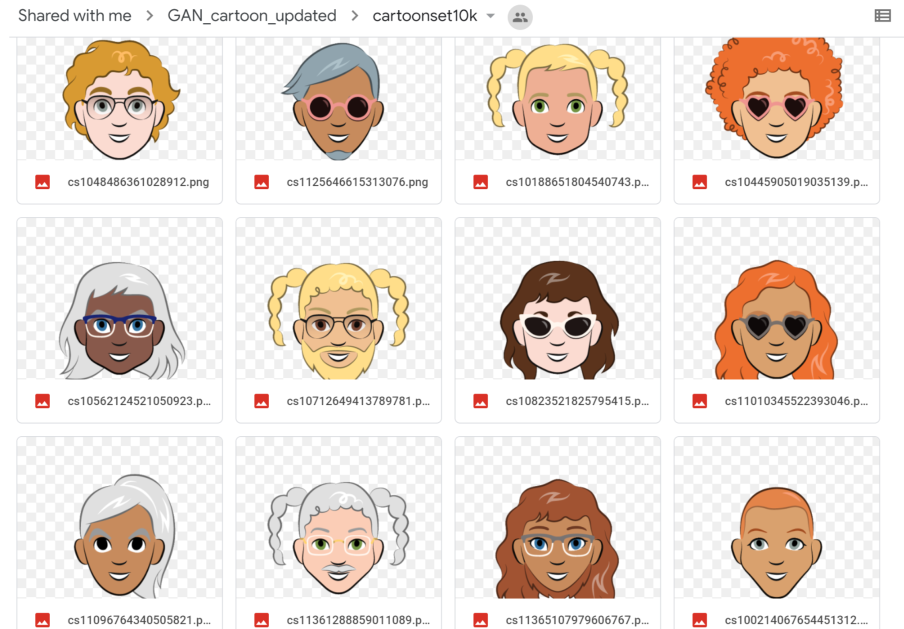
#> input picture image.png, 1808 x 1258 px (shown at 1/2 size)
$ jupyter execute 'Numpy Basics.ipynb'
#> lines starting #> are read from the running program, lines starting #| are printed output that depends on the picture
[cell 1]
import numpy as np

[cell 2]
l = np.array([1,2,3])
print(l+1)

[cell 3]
print(l.shape)

[cell 4]
print(type(l))

[cell 5]
a = np.array( [[1,2,3],
               [4,5,6],
               [17,18,19]
              ])

[cell 6]
print(a)
a[1: , 1: ] = 0
print(a)

[cell 7]
a[0,1] #Index (Row & Column) - pick the element

[cell 8]
print(a.shape)

[cell 9]
a = np.array([1,2,3,4])
print(a.shape)
print(a)

[cell 10]
a = np.array([[1,2,3,4]])
print(a.shape)
print(a)

[cell 11]
a[0,0]

[cell 12]
a.T

[cell 13]
a.T.shape

[cell 14]
z = np.zeros((3,4),dtype='int') + 5
print(z)

[cell 15]
o = np.ones((2,3))*5
print(o)

[cell 16]
I = np.eye(5)
print(I)

[cell 17]
a = np.array([[1,2],
              [3,4]])

b = np.array([[1,0],
             [3,2]])
print(a*b)

[cell 18]
# Matrix Multipcation
c = np.dot(a,b)
print(c)

[cell 19]
c = c.T

[cell 20]
# Hstack & Vstack
np.hstack((a,b))

[cell 21]
m = np.vstack((a,b,c,c))
print(m)

[cell 22]
## OpenCV
import cv2
import matplotlib.pyplot as plt

[cell 23]
img = cv2.imread('image.png')
#> img is the input picture: shape (1258, 1808, 3); mean B, G, R 217.7, 224.9, 235.1
img = cv2.cvtColor(img,cv2.COLOR_BGR2RGB)
print(img.shape)
#| (1258, 1808, 3)

[cell 24]
plt.imshow(img)
plt.show()

[cell 25]
cropped_img_2 = img[420:820, 1300: , : ]
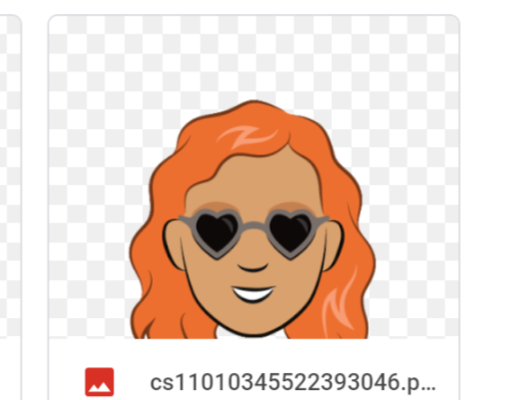
#> cropped_img_2: shape (400, 508, 3); mean R, G, B 236.6, 217.5, 206.2
plt.imshow(cropped_img_2)
plt.show()

[cell 26]
cropped_img = img[420:820, 450:950, : ]
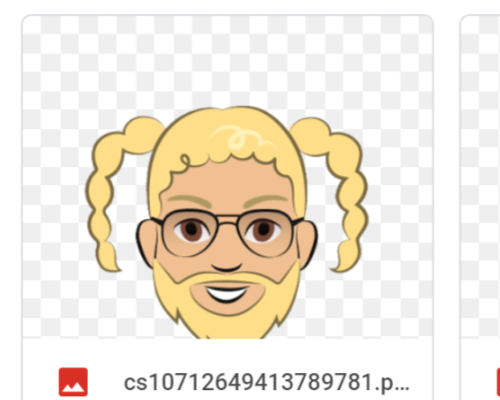
#> cropped_img: shape (400, 500, 3); mean R, G, B 241.3, 233.6, 221
plt.imshow(cropped_img)
plt.show()

[cell 27]
import numpy as np
a = np.ones((100,100,3),dtype='int')
# 61, 52, 235
a[:,:,0] = 0
a[:,:,1] = 252
a[:,:,2] = 0
plt.imshow(a)
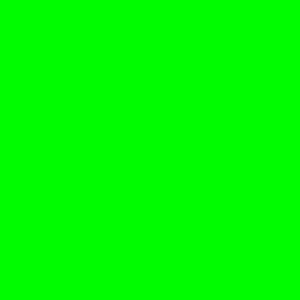
#> shown: shape (100, 100, 3) (shown 3 times larger); mean R, G, B 0, 252, 0

[cell 28]
combined = np.hstack((cropped_img,cropped_img_2))
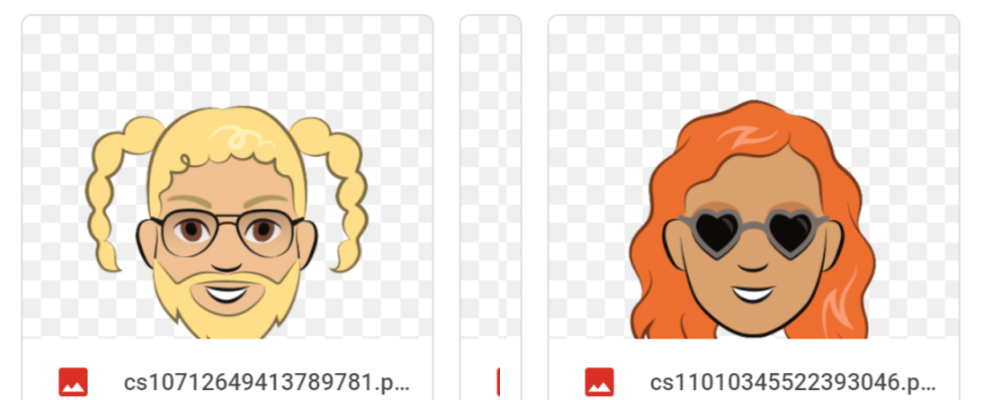
#> combined: shape (400, 1008, 3); mean R, G, B 239, 225.5, 213.5

[cell 29]
print(combined.shape)
#| (400, 1008, 3)
